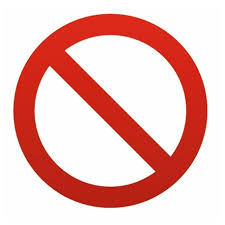
#> input picture interdit.jpg, 225 x 225 px
$ python Hough_circle.py
#> lines starting #> are read from the running program, lines starting #| are printed output that depends on the picture; after the words box and inside, x2 and y2 are one past the last pixel; in counts of white or black regions, pixels touching at a corner belong together
import numpy as np
import matplotlib.pyplot as plt
from PIL import Image, ImageDraw
from math import sqrt, pi, cos, sin, atan2
from collections import defaultdict


def canny_edge_detector(input_image):
    input_pixels = input_image.load()
    width = input_image.width
    height = input_image.height

    # Transform the image to grayscale
    grayscaled = compute_grayscale(input_pixels, width, height)

    # Blur it to remove noise
    blurred = compute_blur(grayscaled, width, height)

    # Compute the gradient
    gradient, direction = compute_gradient(blurred, width, height)

    # Non-maximum suppression
    filter_out_non_maximum(gradient, direction, width, height)

    # Filter out some edges
    keep = filter_strong_edges(gradient, width, height, 20, 25)

    return keep


def compute_grayscale(input_pixels, width, height):
    grayscale = np.empty((width, height))
    for x in range(width):
        for y in range(height):
            pixel = input_pixels[x, y]
            grayscale[x, y] = (pixel[0] + pixel[1] + pixel[2]) / 3
    return grayscale


def compute_blur(input_pixels, width, height):
    # Keep coordinate inside image
    clip = lambda x, l, u: l if x < l else u if x > u else x

    # Gaussian kernel
    kernel = np.array([
        [1 / 256,  4 / 256,  6 / 256,  4 / 256, 1 / 256],
        [4 / 256, 16 / 256, 24 / 256, 16 / 256, 4 / 256],
        [6 / 256, 24 / 256, 36 / 256, 24 / 256, 6 / 256],
        [4 / 256, 16 / 256, 24 / 256, 16 / 256, 4 / 256],
        [1 / 256,  4 / 256,  6 / 256,  4 / 256, 1 / 256]
    ])

    # Middle of the kernel
    offset = len(kernel) // 2
    # Compute the blurred image
    blurred = np.empty((width, height))
    for x in range(width):
        for y in range(height):
            acc = 0
            for a in range(len(kernel)):
                for b in range(len(kernel)):
                    xn = clip(x + a - offset, 0, width - 1)
                    yn = clip(y + b - offset, 0, height - 1)
                    acc += input_pixels[xn, yn] * kernel[a, b]
            blurred[x, y] = int(acc)
    return blurred

def compute_gradient(input_pixels, width, height):
    gradient = np.zeros((width, height))
    direction = np.zeros((width, height))
    for x in range(width):
        for y in range(height):
            if 0 < x < width - 1 and 0 < y < height - 1:
                magx = input_pixels[x + 1, y] - input_pixels[x - 1, y]
                magy = input_pixels[x, y + 1] - input_pixels[x, y - 1]
                gradient[x, y] = sqrt(magx**2 + magy**2)
                direction[x, y] = atan2(magy, magx)
    return gradient, direction

def filter_out_non_maximum(gradient, direction, width, height):
    for x in range(1, width - 1):
        for y in range(1, height - 1):
            angle = direction[x, y] if direction[x, y] >= 0 else direction[x, y] + pi
            rangle = round(angle / (pi / 4))
            mag = gradient[x, y]
            if ((rangle == 0 or rangle == 4) and (gradient[x - 1, y] > mag or gradient[x + 1, y] > mag)
                    or (rangle == 1 and (gradient[x - 1, y - 1] > mag or gradient[x + 1, y + 1] > mag))
                    or (rangle == 2 and (gradient[x, y - 1] > mag or gradient[x, y + 1] > mag))
                    or (rangle == 3 and (gradient[x + 1, y - 1] > mag or gradient[x - 1, y + 1] > mag))):
                gradient[x, y] = 0


def filter_strong_edges(gradient, width, height, low, high):
    # Keep strong edges
    keep = set()
    for x in range(width):
        for y in range(height):
            if gradient[x, y] > high:
                keep.add((x, y))

    # Keep weak edges next to a pixel to keep
    lastiter = keep
    while lastiter:
        newkeep = set()
        for x, y in lastiter:
            for a, b in ((-1, -1), (-1, 0), (-1, 1), (0, -1), (0, 1), (1, -1), (1, 0), (1, 1)):
                if gradient[x + a, y + b] > low and (x+a, y+b) not in keep:
                    newkeep.add((x+a, y+b))
        keep.update(newkeep)
        lastiter = newkeep

    return list(keep)

def acc(keep,rmin,rmax,steps):
    """
    Renvoie la matrice d'accumulation de Hough circulaire.
    """
    points = []
    for r in range(rmin, rmax + 1):
        for t in range(steps):
            points.append((r, int(r * cos(2 * pi * t / steps)), int(r * sin(2 * pi * t / steps))))

    acc = defaultdict(int)
    for x, y in keep:
        for r, dx, dy in points:
            a = x - dx
            b = y - dy
            acc[(a, b, r)] += 1

    return acc

def detect_cercles(acc,steps,threshold):
    """
    Renvoie la liste des triplets (x, y, r) détectés comme cercles
    dans la matrice d'accumulation
    """
    circles = []
    for k, v in sorted(acc.items(), key=lambda i: -i[1]):
        x, y, r = k
        if v / steps >= threshold and all((x - xc) ** 2 + (y - yc) ** 2 > rc ** 2 for xc, yc, rc in circles):
            circles.append((x, y, r))

    return circles

def test_image(d='rayon d erreur à optimiser'):
    """
    Test avec une image de panneau routier.
    """
#> called with d = 20
    input_image = Image.open("interdit.jpg")
#> input_image is the input picture: PIL image 225x225 RGB; mean R, G, B 237.7, 190.2, 185.9
    M1 = np.asarray(input_image)
    i,j,k= M1.shape
#> i = 225; j = 225; k = 3

    rmin = (i+j)//4 - d
#> rmin = 92
    rmax = (i+j)//4 + d
#> rmax = 132
    steps = 100
    threshold = 0.4

    keep=canny_edge_detector(input_image)
#> after the loop in compute_grayscale, `for x in range(width):`:
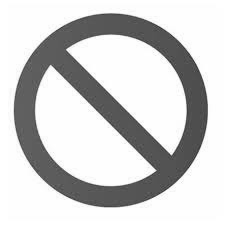
#> grayscale: shape (225, 225) float64; min 48.33, max 255, mean 204.6
#> after the loop in compute_blur, `for x in range(width):`:
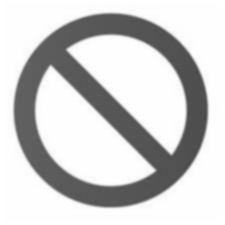
#> blurred: shape (225, 225) float64; min 75, max 255, mean 204.3
#> after the loop in compute_gradient, `for x in range(width):`:
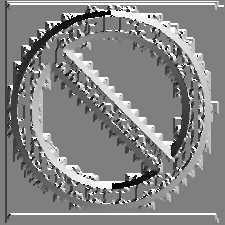
#> direction: shape (225, 225) float64; min -3.13, max 3.14, mean 0.149; drawn with min black and max white
#> after the loop in compute_gradient, `for x in range(width):`:
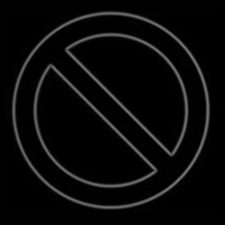
#> gradient: shape (225, 225) float64; min 0, max 124, mean 9.2
#> after the loop in filter_out_non_maximum, `for x in range(1, width - 1):`:
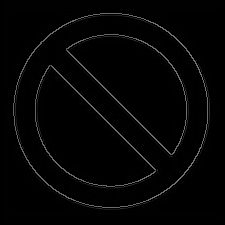
#> gradient: shape (225, 225) float64; min 0, max 124, mean 4.3
#> in canny_edge_detector, `keep = filter_strong_edges(gradient, width, height, 20, 25)`: keep = 2122 pairs, first value 13 to 209, second value 13 to 209
    Acc=acc(keep,rmin,rmax,steps)
#> the loop in acc, `for x, y in keep:` made 2122 passes
#> (x, y) on passes 1 to 3: (140, 43), (52, 159), (86, 72)
#> after the loop in acc, `for x, y in keep:`: acc = 4488560 items
#> Acc = 4488560 items
    circles=detect_cercles(Acc,steps,threshold)
#> the loop in detect_cercles, `for k, v in sorted(acc.items(), key=lambda i: -i[1]):` made 4488560 passes
#> (v, x, y, r) on passes 1 to 3: (68, 110, 110, 98), (60, 110, 111, 98), (49, 111, 111, 98)
#> after the loop in detect_cercles, `for k, v in sorted(acc.items(), key=lambda i: -i[1]):`: circles = [(110, 110, 98)]
#> circles = [(110, 110, 98)]

    output_image = Image.new("RGB", input_image.size)
#> output_image: PIL image 225x225 RGB; every value is 0
    draw_result = ImageDraw.Draw(output_image)
    print('cercles détectés :',circles)
#| cercles détectés : [(110, 110, 98)]
    for x, y, r in circles:
        draw_result.ellipse((x-r, y-r, x+r, y+r), outline=(255,255,255,255))
#> this loop made 1 pass

    M2 = np.asarray(output_image)
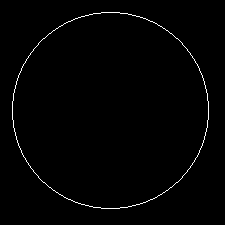
#> M2: shape (225, 225, 3); 1.1% white in thin lines or dots, all inside (x1, y1, x2, y2) = (12, 12, 209, 209)

    fig, ax = plt.subplots(1,2)
    ax[0].imshow(M1)
    ax[1].imshow(M2)

test_image(20)
